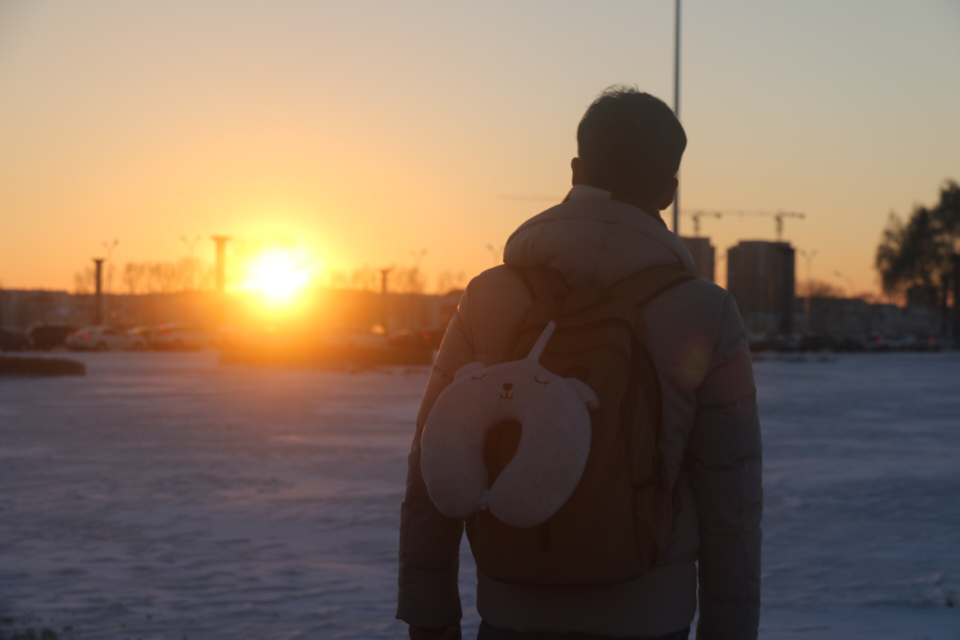
#> input picture lib/IMG_2159.JPG, 1920 x 1280 px, found by its file name (shown at 1/2 size)
$ python fft_conv.py
#> lines starting #> are read from the running program, lines starting #| are printed output that depends on the picture
import cv2
import numpy as np
import matplotlib.pylab as plt


def gauss_kernel(size, sigma):
    x, y = np.mgrid[-size//2 + 1:size//2 + 1, -size//2 + 1:size//2 + 1]
    # x = np.expand_dims(x_data, axis=-1)
    # y = np.expand_dims(y_data, axis=-1)

    g_kernel = np.exp(-((x**2+ y**2)/(2*sigma**2)), dtype="float32")
    return g_kernel


img = cv2.imread("/home/yangpeng/Subject/defocus/OIDMENet/lib/IMG_2159.JPG", 0)
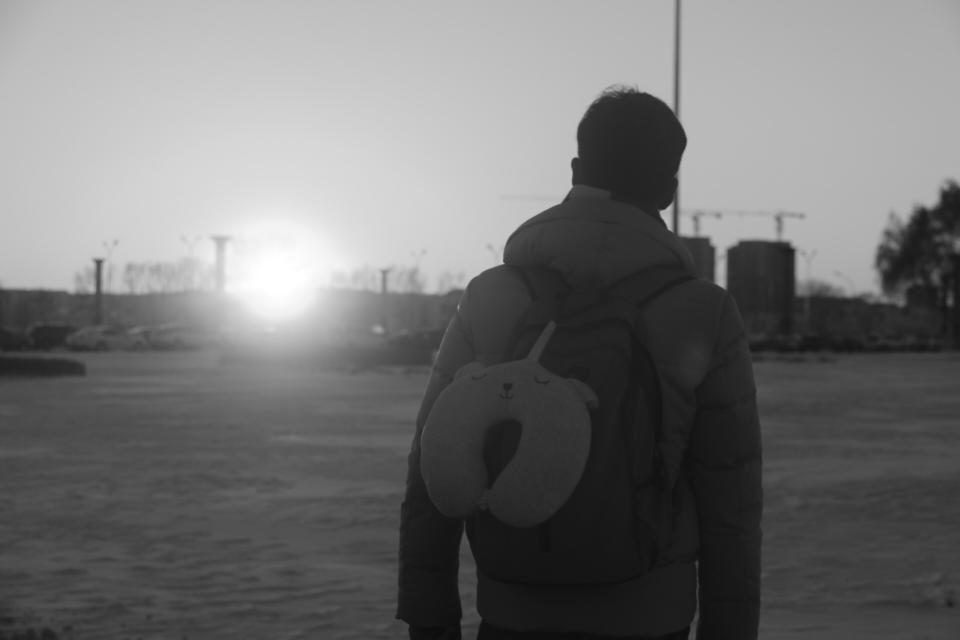
#> img: shape (1280, 1920) (shown at 1/2 size); min 12, max 255, mean 114.5
# img = cv2.resize(img, (32, 32))
gk_filter_3 = gauss_kernel(3, 2)
gk_filter = gauss_kernel(32, 2)

img_blur = cv2.filter2D(img, -1, gk_filter_3)
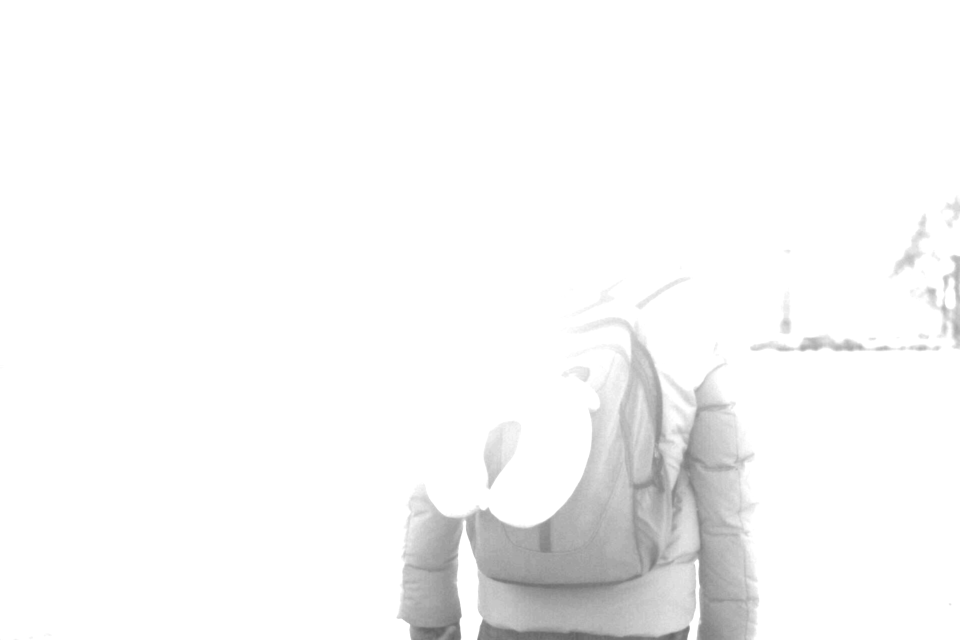
#> img_blur: shape (1280, 1920) (shown at 1/2 size); min 97, max 255, mean 247.3
cv2.imshow("img_blur", img_blur)
cv2.waitKey(0)
cv2.destroyAllWindows()

img_fft = np.fft.fft2(img)
img_fft_shift = np.fft.fftshift(img_fft)

gk_filter_fft = np.fft.fft2(gk_filter)
gk_filter_fft_shift = np.fft.fftshift(gk_filter_fft)


#> (the run stopped early here; a loop or call above may not have finished)
